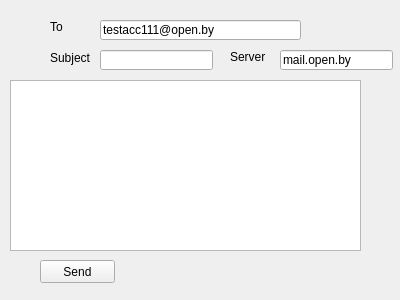
<?xml version="1.0" encoding="UTF-8"?>
<ui version="4.0">
 <class>FormNewMessage</class>
 <widget class="QWidget" name="FormNewMessage">
  <property name="geometry">
   <rect>
    <x>0</x>
    <y>0</y>
    <width>400</width>
    <height>300</height>
   </rect>
  </property>
  <property name="windowTitle">
   <string>Form</string>
  </property>
  <widget class="QLineEdit" name="lineEditTo">
   <property name="geometry">
    <rect>
     <x>100</x>
     <y>20</y>
     <width>201</width>
     <height>20</height>
    </rect>
   </property>
   <property name="text">
    <string>testacc111@open.by</string>
   </property>
  </widget>
  <widget class="QLineEdit" name="lineEditSubject">
   <property name="geometry">
    <rect>
     <x>100</x>
     <y>50</y>
     <width>113</width>
     <height>20</height>
    </rect>
   </property>
  </widget>
  <widget class="QTextEdit" name="textEdit">
   <property name="geometry">
    <rect>
     <x>10</x>
     <y>80</y>
     <width>351</width>
     <height>171</height>
    </rect>
   </property>
  </widget>
  <widget class="QPushButton" name="pushButton">
   <property name="geometry">
    <rect>
     <x>40</x>
     <y>260</y>
     <width>75</width>
     <height>23</height>
    </rect>
   </property>
   <property name="text">
    <string>Send</string>
   </property>
  </widget>
  <widget class="QLineEdit" name="lineEditServerIsxod">
   <property name="geometry">
    <rect>
     <x>280</x>
     <y>50</y>
     <width>113</width>
     <height>20</height>
    </rect>
   </property>
   <property name="text">
    <string>mail.open.by</string>
   </property>
  </widget>
  <widget class="QLabel" name="label">
   <property name="geometry">
    <rect>
     <x>50</x>
     <y>20</y>
     <width>46</width>
     <height>13</height>
    </rect>
   </property>
   <property name="text">
    <string>To</string>
   </property>
  </widget>
  <widget class="QLabel" name="label_2">
   <property name="geometry">
    <rect>
     <x>50</x>
     <y>50</y>
     <width>46</width>
     <height>16</height>
    </rect>
   </property>
   <property name="text">
    <string>Subject</string>
   </property>
  </widget>
  <widget class="QLabel" name="label_3">
   <property name="geometry">
    <rect>
     <x>230</x>
     <y>50</y>
     <width>46</width>
     <height>13</height>
    </rect>
   </property>
   <property name="text">
    <string>Server</string>
   </property>
  </widget>
 </widget>
 <resources/>
 <connections/>
</ui>
